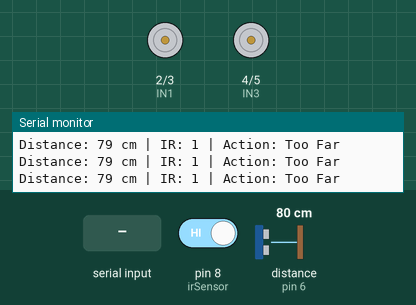
The sketch below on a simulated Arduino Uno, built with avr-gcc and run on an emulated ATmega328P. Parts: motor-driver pin pairs drawn as motors (green arrow = first pin HIGH = forward, orange = second pin HIGH = backward, longer = more drive), the last lines printed to the serial monitor. Wiring (inferred from the names in the program): ultrasonic range finder: trigger pin 7; echo pin 6. Inputs (shaded band) come from the test bench; at power-on: distance to the obstacle (sensor on pin 6) 80 cm, pin 8 (irSensor) HIGH. The echo pulse lasts 58.3 µs per cm.

Above: at 1.2 s.
1.3 s: distance to the obstacle (sensor on pin 6) set to 74 cm
4.3 s: distance to the obstacle (sensor on pin 6) set to 66 cm
At 5.1 s:
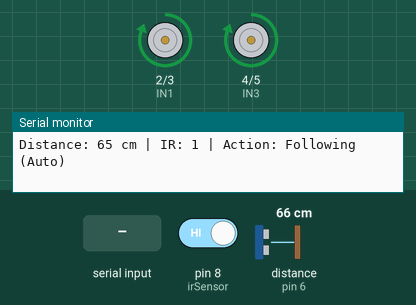
5.9 s: pin 8 (irSensor) driven LOW
At 6.8 s:
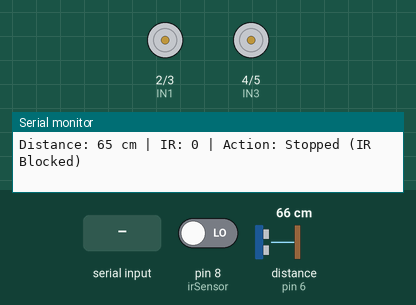
7.9 s: "x" received over the second serial link
9.4 s: "B" received over the second serial link
At 9.9 s:
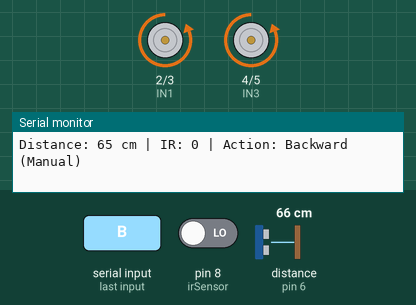
10.9 s: "L" received over the second serial link
At 11.4 s:
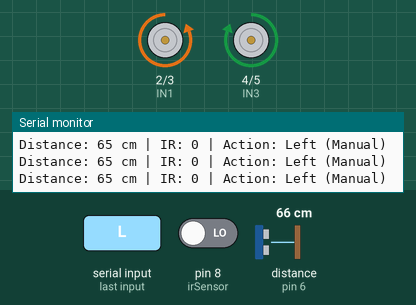
Timing chart, 0 to 13.4 s (numbered marks = the images above; inputs shaded):
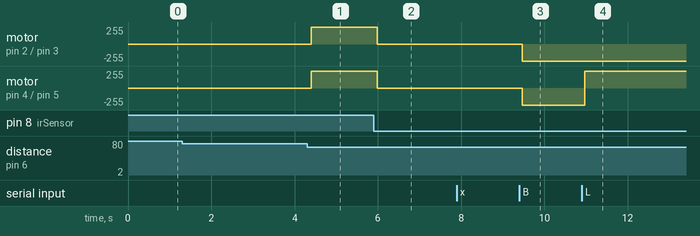

Measured:
- the behaviour switches between 72 and 71 cm on distance to the obstacle (sensor on pin 6) (found by bisection; images 0 and 1)
- after the input at 4.3 s, motor on pin 2 (IN1) / pin 3 (IN2), motor on pin 4 (IN3) / pin 5 (IN4): stopped → forward 255/255 after 0.10 s
- after the input at 5.9 s, motor on pin 2 (IN1) / pin 3 (IN2), motor on pin 4 (IN3) / pin 5 (IN4): forward 255/255 → stopped after 0.09 s
- after the input at 9.4 s, motor on pin 2 (IN1) / pin 3 (IN2), motor on pin 4 (IN3) / pin 5 (IN4): stopped → backward 255/255 after 0.06 s
- after the input at 10.9 s, motor on pin 4 (IN3) / pin 5 (IN4): backward 255/255 → forward 255/255 after 0.07 s

The sketch:

Human_Following_Robot.ino
```cpp
#include <SoftwareSerial.h>

// ---------------- MOTOR PINS ----------------
const int IN1 = 2;
const int IN2 = 3;
const int IN3 = 4;
const int IN4 = 5;

// ---------------- SENSOR PINS ----------------
const int trigPin = 7;
const int echoPin = 6;
const int irSensor = 8; // IR sensor for obstacle stop

// ---------------- BLUETOOTH ----------------
const int BT_TX = 10;
const int BT_RX = 11;
//SoftwareSerial bluetooth(BT_RX, BT_TX);
SoftwareSerial bluetooth(BT_TX, BT_RX);
// ---------------- VARIABLES ----------------
long duration;
int distance;
int ir_val;
char command;

bool manualMode = false;
String action = "Stopped";

// ======================================================
// FUNCTION DECLARATIONS
void forward();
void backward();
void turnLeft();
void turnRight();
void stopRobot();
int getDistance();
bool isIRBlocked();
void handleBluetoothControl(char cmd);
void handleHumanFollowing();

// ======================================================
void setup() {
  pinMode(IN1, OUTPUT);
  pinMode(IN2, OUTPUT);
  pinMode(IN3, OUTPUT);
  pinMode(IN4, OUTPUT);

  pinMode(trigPin, OUTPUT);
  pinMode(echoPin, INPUT);
  pinMode(irSensor, INPUT);

  Serial.begin(9600);
  bluetooth.begin(9600);

  Serial.println("Robot Initialized");
}

// ======================================================
void loop() {
  if (bluetooth.available() > 0) {
    command = bluetooth.read();

    // --- SERIAL DEBUG ---
    Serial.print("Received: ");
    Serial.println(command);

    if (command == 'x') {
      manualMode = true;
      stopRobot();
      action = "Manual Mode";
    }

    if (command == 'X') {
      manualMode = false;
      action = "Auto Mode";
    }
  }

  if (manualMode) {
    handleBluetoothControl(command);
  } else {
    handleHumanFollowing();
  }

  // Print status
  Serial.print("Distance: ");
  Serial.print(distance);
  Serial.print(" cm | IR: ");
  Serial.print(ir_val);
  Serial.print(" | Action: ");
  Serial.println(action);

  delay(100);
}

// ======================================================
void handleBluetoothControl(char cmd) {
  switch (cmd) {
    case 'F': forward(); action="Forward (Manual)"; break;
    case 'B': backward(); action="Backward (Manual)"; break;
    case 'L': turnLeft(); action="Left (Manual)"; break;
    case 'R': turnRight(); action="Right (Manual)"; break;
    case 'S': stopRobot(); action="Stop (Manual)"; break;
    default: stopRobot(); break;
  }
}

// ======================================================
void handleHumanFollowing() {
  distance = getDistance();
  ir_val = digitalRead(irSensor); // 0 = clear, 1 = obstacle

  // Stop immediately if IR detects obstacle
  if (ir_val == LOW) {
  stopRobot();
  action = "Stopped (IR Blocked)";
  return;
}

  // Stop if too close (ultrasonic)
  if (distance <= 10) {
    stopRobot();
    action = "Too Close";
  }
  // Follow if within range (10-70 cm)
  else if (distance > 10 && distance <= 70) {
    forward();
    action = "Following (Auto)";
  }
  else {
    stopRobot();
    action = "Too Far";
  }
}

// ======================================================
// MOTOR CONTROL
void forward() {
  digitalWrite(IN1, HIGH);
  digitalWrite(IN2, LOW);
  digitalWrite(IN3, HIGH);
  digitalWrite(IN4, LOW);
}

void backward() {
  digitalWrite(IN1, LOW);
  digitalWrite(IN2, HIGH);
  digitalWrite(IN3, LOW);
  digitalWrite(IN4, HIGH);
}

void turnLeft() {
  digitalWrite(IN1, LOW);
  digitalWrite(IN2, HIGH);
  digitalWrite(IN3, HIGH);
  digitalWrite(IN4, LOW);
}

void turnRight() {
  digitalWrite(IN1, HIGH);
  digitalWrite(IN2, LOW);
  digitalWrite(IN3, LOW);
  digitalWrite(IN4, HIGH);
}

void stopRobot() {
  digitalWrite(IN1, LOW);
  digitalWrite(IN2, LOW);
  digitalWrite(IN3, LOW);
  digitalWrite(IN4, LOW);
}

// ======================================================
// ULTRASONIC SENSOR (AVERAGE 3 READINGS)
int getDistance() {
  long sum = 0;
  int valid = 0;

  for (int i = 0; i < 3; i++) {
    digitalWrite(trigPin, LOW);
    delayMicroseconds(2);
    digitalWrite(trigPin, HIGH);
    delayMicroseconds(10);
    digitalWrite(trigPin, LOW);

    long d = pulseIn(echoPin, HIGH, 25000);
    int dist = d * 0.034 / 2;

    if (dist > 0 && dist < 200) {
      sum += dist;
      valid++;
    }
    delay(10);
  }

  if (valid == 0) return 999;
  return sum / valid;
}

// ======================================================
// IR SENSOR CHECK
bool isIRBlocked() {
  // Can add smoothing if needed
  return digitalRead(irSensor) == HIGH;
}

// ======================================================
```
